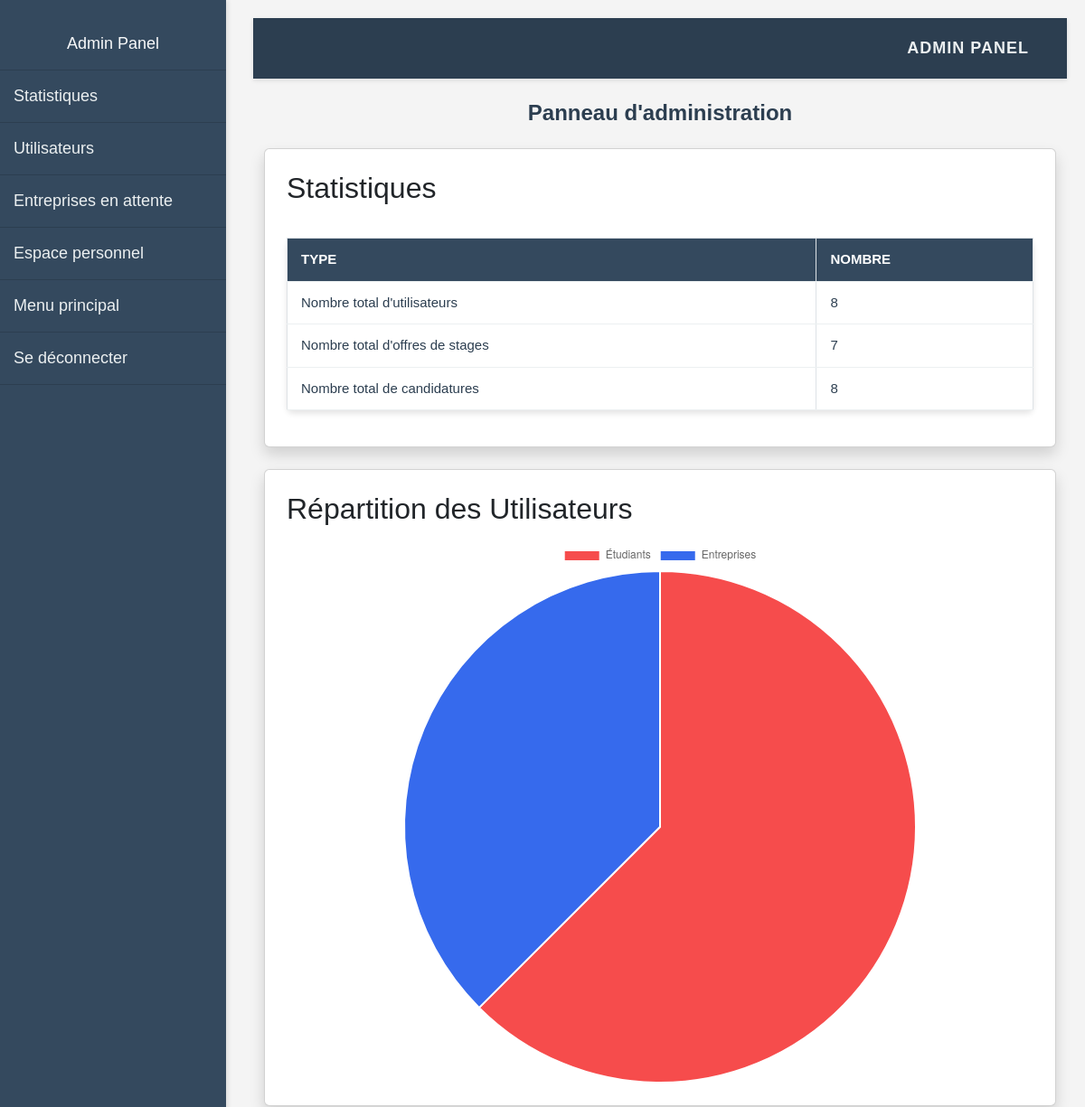
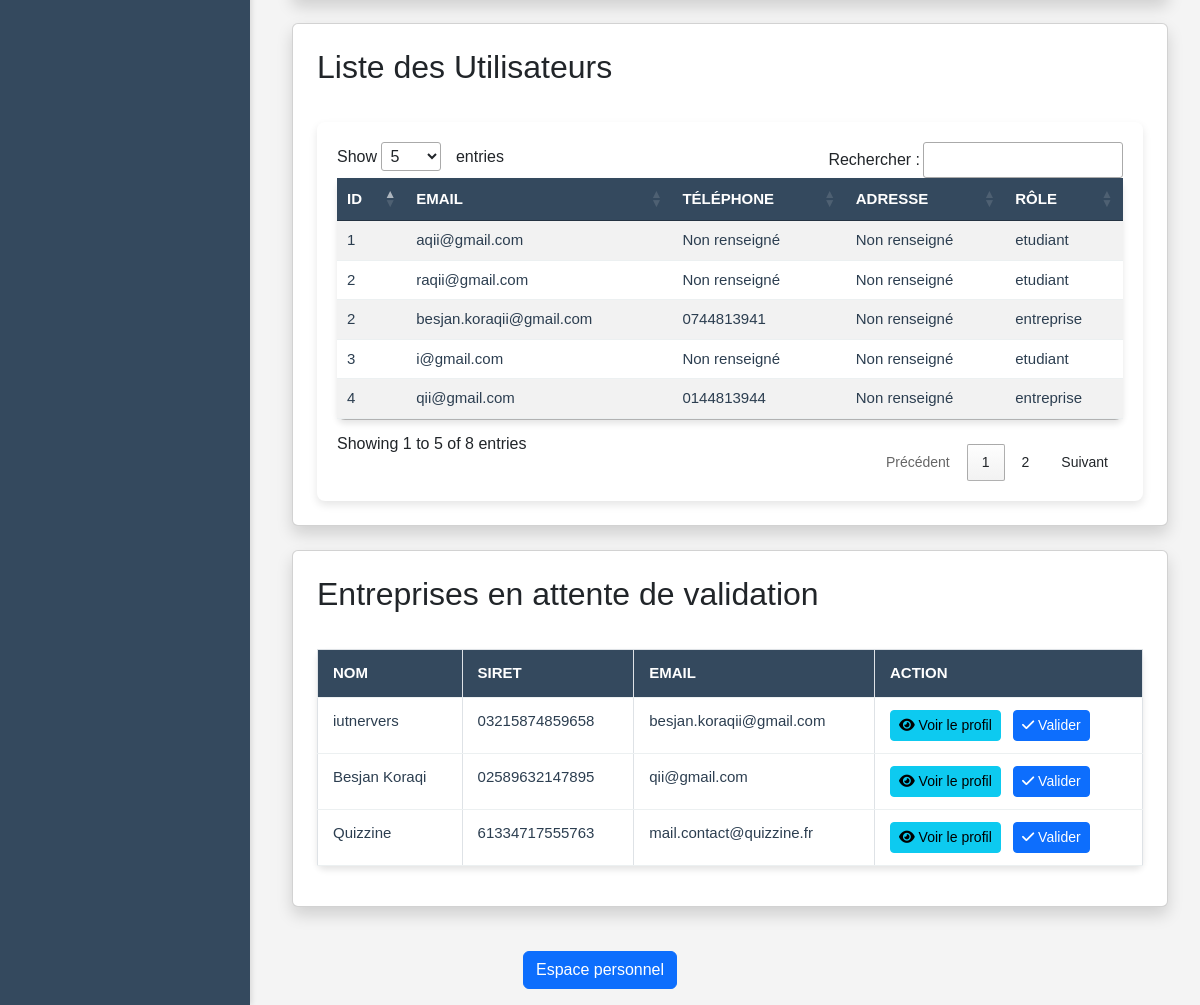
/app/views/panels/admin_panel.php (signed in), run on an earlier commit of the app's database (2 pictures, top to bottom).
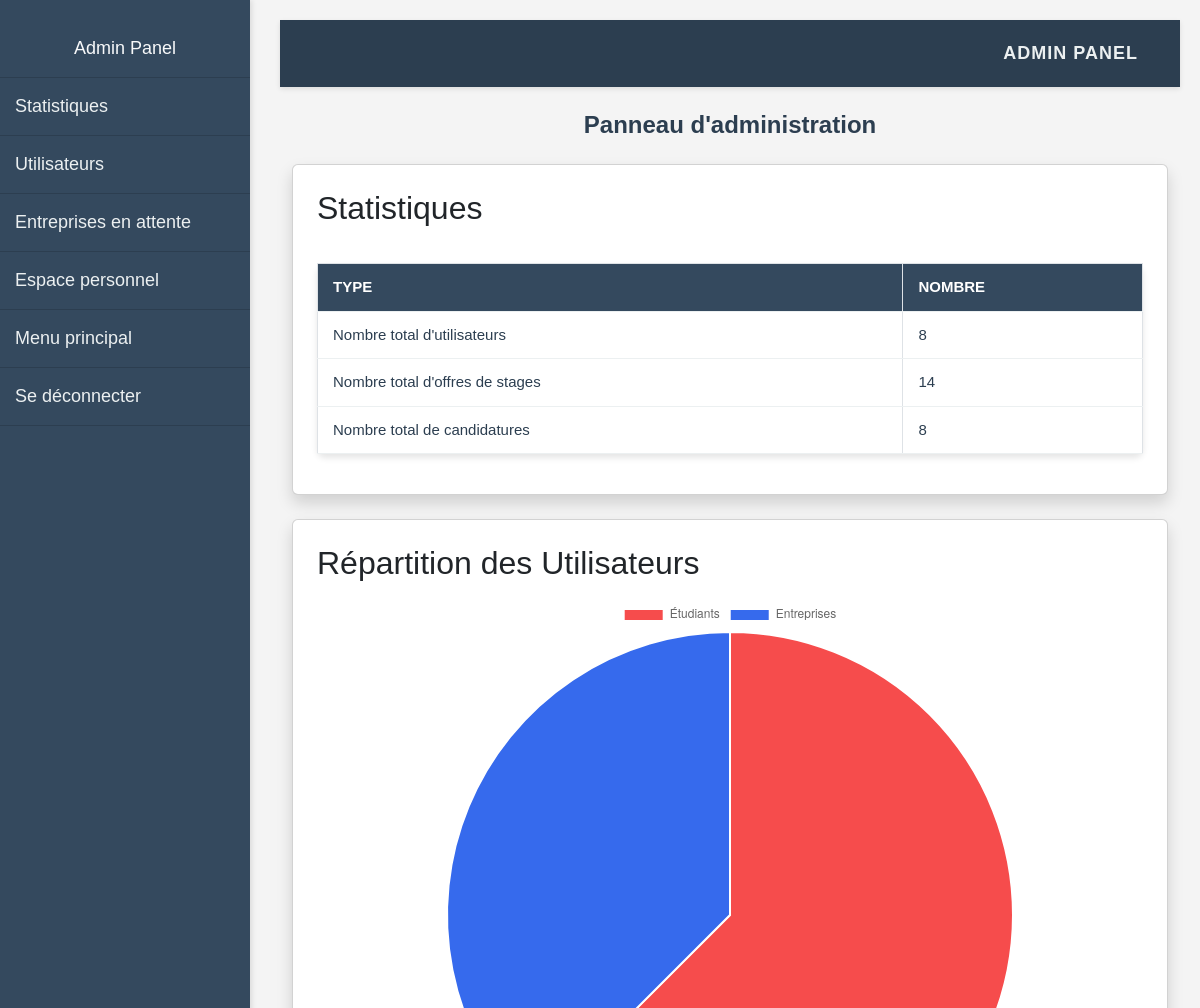
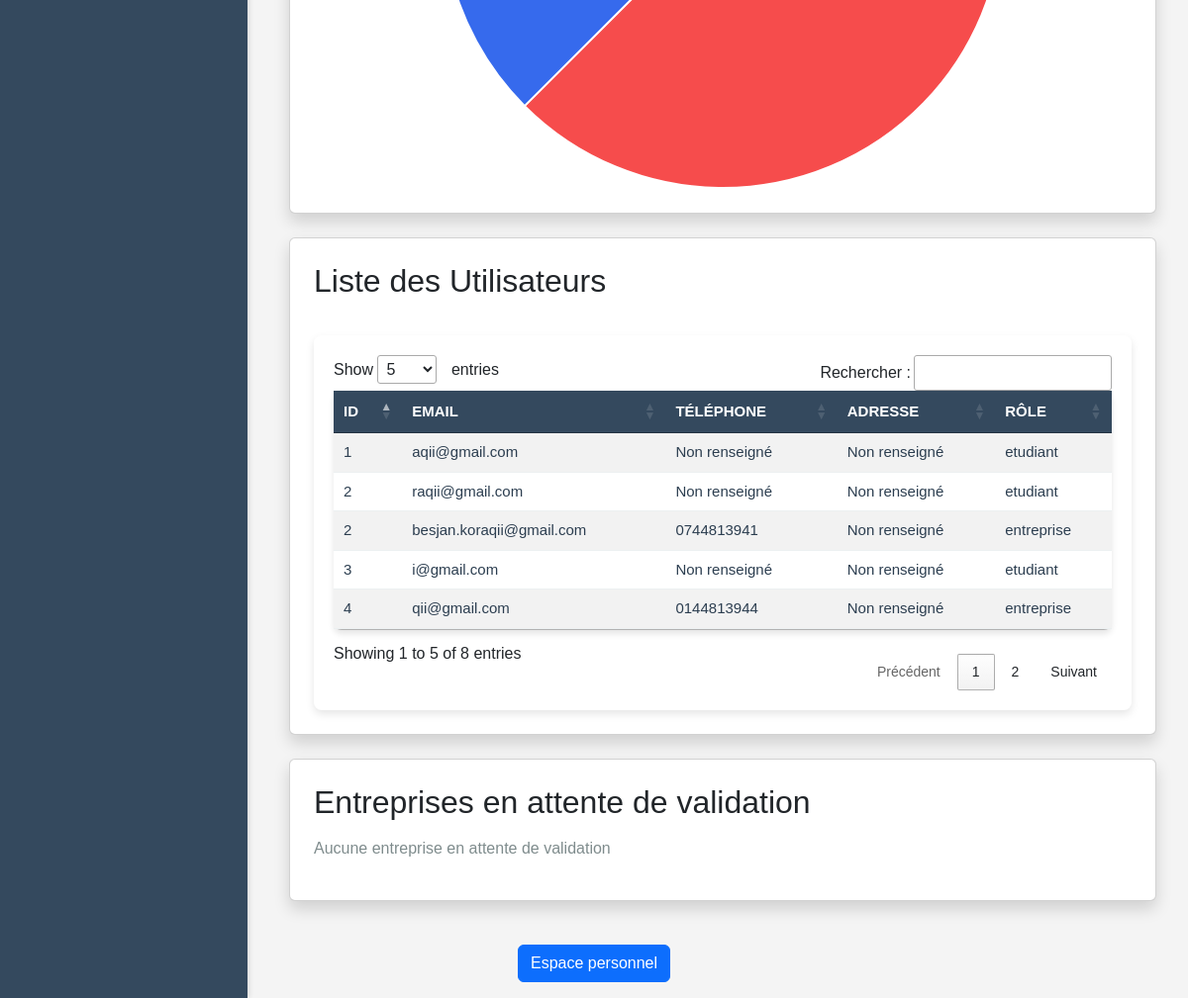
And on a later commit of the database (2 pictures, top to bottom).
### tables this page shows
CREATE TABLE `entreprises` (
  `id` int(11) NOT NULL,
  `siret` varchar(14) NOT NULL,
  `nom` varchar(100) NOT NULL,
  `adresse` varchar(255) DEFAULT NULL,
  `ville` varchar(100) DEFAULT NULL,
  `code_postal` varchar(10) DEFAULT NULL,
  `pays` varchar(100) DEFAULT NULL,
  `telephone` varchar(20) DEFAULT NULL,
  `site_web` varchar(255) DEFAULT NULL,
  `lieu` varchar(255) DEFAULT NULL,
  `tva_intracommunautaire` varchar(50) DEFAULT NULL,
  `secteur_activite` varchar(100) DEFAULT NULL,
  `description` text,
  `adresse_facturation` varchar(255) DEFAULT NULL,
  `logo` varchar(255) DEFAULT NULL,
  `nom_contact` varchar(100) DEFAULT NULL,
  `username` varchar(100) NOT NULL,
  `email` varchar(255) NOT NULL,
  `password` varchar(255) NOT NULL,
  `role` enum('etudiant','entreprise','admin') NOT NULL DEFAULT 'entreprise',
  `date_creation` timestamp NOT NULL DEFAULT CURRENT_TIMESTAMP,
  `icone` varchar(255) DEFAULT NULL,
  `valide` tinyint(1) DEFAULT '0'
);

### app/views/panels/admin_panel.php (the view, shortened to what the changed rows need)
<?php
require_once $_SERVER['DOCUMENT_ROOT'] . '/Gestion_Stage/app/config/database.php';
$total_internships = $pdo->query("SELECT COUNT(*) FROM offres_stages")->fetchColumn();
$total_students = $pdo->query("SELECT COUNT(*) FROM etudiants")->fetchColumn();
$total_companies = $pdo->query("SELECT COUNT(*) FROM entreprises")->fetchColumn();
$users = $pdo->query("
    SELECT id, email, telephone, adresse, 'etudiant' as role FROM etudiants
    UNION ALL
    SELECT id, email, telephone, adresse, 'entreprise' as role FROM entreprises
    ORDER BY id DESC
")->fetchAll(PDO::FETCH_ASSOC);
$stmt = $pdo->prepare("SELECT * FROM entreprises WHERE valide = FALSE");
$stmt->execute();
$entreprises_en_attente = $stmt->fetchAll();
?>
<!DOCTYPE html>
<html lang="fr">
<head>
    <link rel="stylesheet" href="https://cdn.jsdelivr.net/npm/bootstrap@5.3.0/dist/css/bootstrap.min.css">
    <link rel="stylesheet" href="https://cdnjs.cloudflare.com/ajax/libs/font-awesome/6.5.1/css/all.min.css">
    <link rel="stylesheet" href="/Gestion_Stage/public/assets/css/style_admin.css">
    <link rel="stylesheet" href="https://cdn.datatables.net/1.11.5/css/jquery.dataTables.min.css">
</head>
<body>
    <div class="main-content">
        <div class="container mt-4">
            <h1 class="text-center mb-4">Panneau d'administration</h1>
            <div class="card p-4 shadow mt-4" id="statistiques">
                <h2 class="mb-3">Statistiques</h2>
                <table class="table table-bordered">
                    <thead>
                        <tr>
                            <th>Type</th>
                            <th>Nombre</th>
                        </tr>
                    </thead>
                    <tbody>
                        <tr>
                            <td>Nombre total d'offres de stages</td>
                            <td><?php echo $total_internships; ?></td>
                        </tr>
                    </tbody>
                </table>
            </div>
            <div class="card p-4 mt-4 shadow">
                <h2 class="mb-3">Répartition des Utilisateurs</h2>
            </div>
            <div class="card p-4 shadow mt-4" id="utilisateurs">
                <h2 class="mb-3">Liste des Utilisateurs</h2>
                <div class="table-container">
                    <table id="usersTable" class="table table-striped">
                        <thead>
                            <tr>
                                <th>ID</th>
                                <th>Email</th>
                                <th>Téléphone</th>
                                <th>Adresse</th>
                                <th>Rôle</th>
                            </tr>
                        </thead>
                        <tbody>
                            <?php foreach ($users as $user) : ?>
                                <tr>
                                    <td><?= htmlspecialchars($user['id']) ?></td>
                                    <td><?= htmlspecialchars($user['email']) ?></td>
                                    <td><?= htmlspecialchars($user['telephone'] ?? 'Non renseigné') ?></td>
                                    <td><?= htmlspecialchars($user['adresse'] ?? 'Non renseigné') ?></td>
                                    <td><?= htmlspecialchars($user['role']) ?></td>
                                </tr>
                            <?php endforeach; ?>
                        </tbody>
                    </table>
                </div>
            </div>
            <div class="card p-4 shadow mt-4" id="entreprises_attente">
                <h2 class="mb-3">Entreprises en attente de validation</h2>
                <?php if (!empty($entreprises_en_attente)): ?>
                    <table class="table table-bordered">
                        <thead>
                            <tr>
                                <th>Nom</th>
                                <th>SIRET</th>
                                <th>Email</th>
                                <th>Action</th>
                            </tr>
                        </thead>
                        <tbody>
                            <?php foreach ($entreprises_en_attente as $entreprise): ?>
                                <tr>
                                    <td><?= htmlspecialchars($entreprise['nom']) ?></td>
                                    <td><?= htmlspecialchars($entreprise['siret']) ?></td>
                                    <td><?= htmlspecialchars($entreprise['email']) ?></td>
                                    <td>
                                        <a href="/Gestion_Stage/app/views/company_profile.php?id=<?= $entreprise['id'] ?>"
                                           class="btn btn-info btn-sm me-2">
                                            <i class="fas fa-eye"></i> Voir le profil
                                        </a>
                                        <form method="POST" action="/Gestion_Stage/app/controllers/validate_company.php" class="d-inline">
                                            <button type="submit" class="btn btn-primary btn-sm">
                                                <i class="fas fa-check"></i> Valider
                                            </button>
                                        </form>
                                    </td>
                                </tr>
                            <?php endforeach; ?>
                        </tbody>
                    </table>
                <?php else: ?>
                    <p>Aucune entreprise en attente de validation</p>
                <?php endif; ?>
            </div>
        </div>
    </div>
    <script>
        // Toggle Sidebar on small screens
        function toggleSidebar() {
            document.getElementById('sidebar').classList.toggle('open');
        }
        // Chart.js for the User Chart
        const ctx = document.getElementById('userChart').getContext('2d');
        new Chart(ctx, {
            type: 'pie',
            data: {
                labels: ['Étudiants', 'Entreprises'],
                datasets: [{
                    data: [<?php echo $total_students; ?>, <?php echo $total_companies; ?>],
                    backgroundColor: ['#F64C4C', '#366AED']
                }]
            }
        });
    </script>
</body>
</html>

What changed in the data, as far as the page shows it:
no longer on this page (row edited): entreprises: nom "iutnervers", siret "03215874859658", email "besjan.koraqii@gmail.com"
no longer on this page (row edited): entreprises: nom "Besjan Koraqi", siret "02589632147895", email "qii@gmail.com"
no longer on this page (row edited): entreprises: nom "Quizzine", siret "61334717555763", email "mail.contact@quizzine.fr"
Also different on the page:
$total_internships: "7" → "14"
text no longer shown: "NOM SIRET EMAIL ACTION"
text now shown: "Aucune entreprise en attente de validation"
